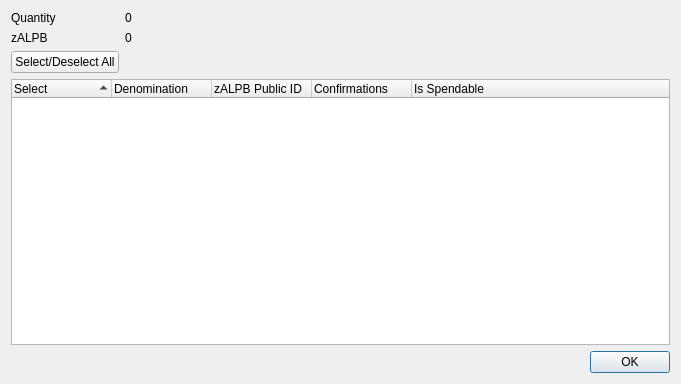
<?xml version="1.0" encoding="UTF-8"?>
<ui version="4.0">
 <class>ZAlpineBotControlDialog</class>
 <widget class="QDialog" name="ZAlpineBotControlDialog">
  <property name="geometry">
   <rect>
    <x>0</x>
    <y>0</y>
    <width>681</width>
    <height>384</height>
   </rect>
  </property>
  <property name="minimumSize">
   <size>
    <width>681</width>
    <height>384</height>
   </size>
  </property>
  <property name="windowTitle">
   <string>Select zALPB to Spend</string>
  </property>
  <layout class="QGridLayout" name="gridLayout">
   <item row="0" column="0">
    <layout class="QFormLayout" name="formLayout">
     <property name="sizeConstraint">
      <enum>QLayout::SetDefaultConstraint</enum>
     </property>
     <item row="0" column="0">
      <widget class="QLabel" name="labelQuantity">
       <property name="text">
        <string>Quantity</string>
       </property>
      </widget>
     </item>
     <item row="0" column="1">
      <widget class="QLabel" name="labelQuantity_int">
       <property name="text">
        <string>0</string>
       </property>
      </widget>
     </item>
     <item row="1" column="0">
      <widget class="QLabel" name="labelZAlpineBot">
       <property name="text">
        <string>zALPB</string>
       </property>
      </widget>
     </item>
     <item row="1" column="1">
      <widget class="QLabel" name="labelZAlpineBot_int">
       <property name="text">
        <string>0</string>
       </property>
      </widget>
     </item>
     <item row="2" column="0">
      <widget class="QPushButton" name="pushButtonAll">
       <property name="text">
        <string>Select/Deselect All</string>
       </property>
      </widget>
     </item>
    </layout>
   </item>
   <item row="1" column="0">
    <layout class="QVBoxLayout" name="verticalLayout">
     <item>
      <widget class="QTreeWidget" name="treeWidget">
       <property name="minimumSize">
        <size>
         <width>0</width>
         <height>250</height>
        </size>
       </property>
       <property name="alternatingRowColors">
        <bool>true</bool>
       </property>
       <property name="sortingEnabled">
        <bool>true</bool>
       </property>
       <property name="columnCount">
        <number>5</number>
       </property>
       <attribute name="headerDefaultSectionSize">
        <number>100</number>
       </attribute>
       <column>
        <property name="text">
         <string notr="true">Select</string>
        </property>
       </column>
       <column>
        <property name="text">
         <string notr="true">Denomination</string>
        </property>
       </column>
       <column>
        <property name="text">
         <string notr="true">zALPB Public ID</string>
        </property>
       </column>
       <column>
        <property name="text">
         <string notr="true">Confirmations</string>
        </property>
       </column>
       <column>
        <property name="text">
         <string>Is Spendable</string>
        </property>
       </column>
      </widget>
     </item>
     <item>
      <widget class="QDialogButtonBox" name="buttonBox">
       <property name="orientation">
        <enum>Qt::Horizontal</enum>
       </property>
       <property name="standardButtons">
        <set>QDialogButtonBox::Ok</set>
       </property>
      </widget>
     </item>
    </layout>
   </item>
  </layout>
 </widget>
 <resources/>
 <connections>
  <connection>
   <sender>buttonBox</sender>
   <signal>accepted()</signal>
   <receiver>ZAlpineBotControlDialog</receiver>
   <slot>accept()</slot>
   <hints>
    <hint type="sourcelabel">
     <x>248</x>
     <y>254</y>
    </hint>
    <hint type="destinationlabel">
     <x>157</x>
     <y>274</y>
    </hint>
   </hints>
  </connection>
  <connection>
   <sender>buttonBox</sender>
   <signal>rejected()</signal>
   <receiver>ZAlpineBotControlDialog</receiver>
   <slot>reject()</slot>
   <hints>
    <hint type="sourcelabel">
     <x>316</x>
     <y>260</y>
    </hint>
    <hint type="destinationlabel">
     <x>286</x>
     <y>274</y>
    </hint>
   </hints>
  </connection>
 </connections>
</ui>
